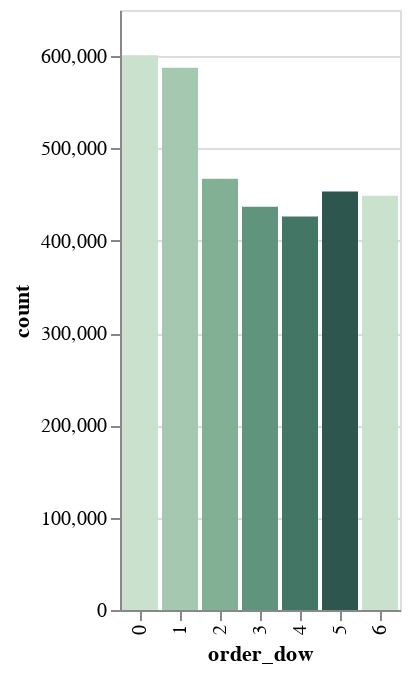

The notebook cell this image was saved under:
### Code cell
plt.figure(figsize=(12,5))
salt.countplot(x="order_dow", data=all_orders,palette = sns.color_palette("ch:2.5,-.2,dark=.3"))

### Figure 1 — Vega-Lite specification as saved in the notebook (floating-point values rounded to 4 significant figures)
{"config": {"view": {"continuousWidth": 400, "continuousHeight": 300}}, "data": {"name": "data-fbf565e452699325d05351d9462f022f"}, "mark": "bar", "encoding": {"color": {"type": "nominal", "field": "c", "scale": null}, "x": {"type": "nominal", "axis": {"title": "order_dow"}, "field": "order_dow", "sort": null}, "y": {"type": "quantitative", "axis": {"title": "count"}, "field": "count"}}, "selection": {"selector001": {"type": "interval", "bind": "scales", "encodings": ["x", "y"]}}, "$schema": "https://vega.github.io/schema/vega-lite/v4.0.0.json", "datasets": {"data-fbf565e452699325d05351d9462f022f": [{"order_dow": 0, "count": 600905, "c": "rgb(202.1249335716751, 225.14727985123264, 206.22391091249153)"}, {"order_dow": 1, "count": 587478, "c": "rgb(164.30771773820007, 201.3732736692109, 175.9776831004382)"}, {"order_dow": 2, "count": 467260, "c": "rgb(128.9543908939913, 175.7854075469858, 149.4793568979135)"}, {"order_dow": 3, "count": 436972, "c": "rgb(97.05673891438661, 148.30819243594195, 125.47020447272942)"}, {"order_dow": 4, "count": 426339, "c": "rgb(68.3212403299401, 117.9736269498104, 101.69101395483611)"}, {"order_dow": 5, "count": 453368, "c": "rgb(44.94431285844252, 87.16629611189266, 78.20354637071428)"}, {"order_dow": 6, "count": 448761, "c": "rgb(202.1249335716751, 225.14727985123264, 206.22391091249153)"}]}}
